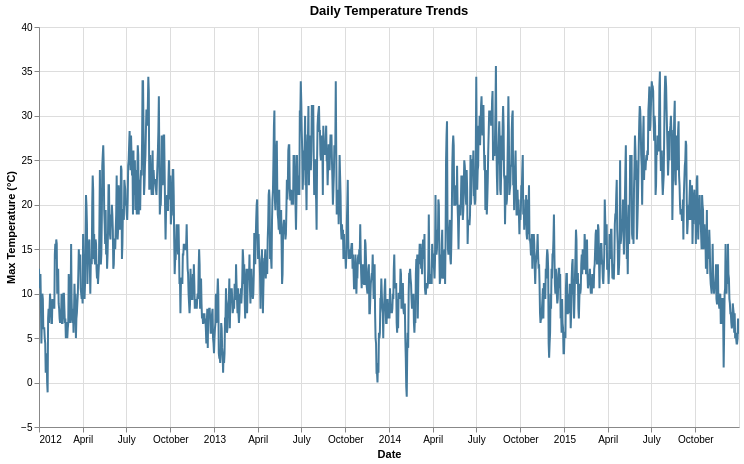

Here is the notebook cell this chart was saved with:
### Markdown cell above
## 4. Altair

### Code cell
chart = alt.Chart(df_weather).mark_line(color='#457b9d').encode(
    x=alt.X('date:T', title='Date'), # :T tells Altair this is Temporal (time)
    y=alt.Y('temp_max:Q', title='Max Temperature (°C)'), # :Q is Quantitative
    tooltip=['date', 'temp_max', 'precipitation'] # Magic tooltips!
).properties(
    title='Daily Temperature Trends',
    width=700,
    height=400
).interactive() # Enables zooming and panning

chart.show()

### Figure 1 — Vega-Lite specification as saved in the notebook (floating-point values rounded to 4 significant figures; data arrays with more than 128 entries replaced by an {"elided": "..."} marker saying what was removed)
{"config": {"view": {"continuousWidth": 300, "continuousHeight": 300}}, "data": {"name": "data-51df81b5449b899871074c073a251c33"}, "mark": {"type": "line", "color": "#457b9d"}, "encoding": {"tooltip": [{"field": "date", "type": "temporal"}, {"field": "temp_max", "type": "quantitative"}, {"field": "precipitation", "type": "quantitative"}], "x": {"field": "date", "title": "Date", "type": "temporal"}, "y": {"field": "temp_max", "title": "Max Temperature (°C)", "type": "quantitative"}}, "height": 400, "params": [{"name": "param_1", "select": {"type": "interval", "encodings": ["x", "y"]}, "bind": "scales"}], "title": "Daily Temperature Trends", "width": 700, "$schema": "https://vega.github.io/schema/vega-lite/v5.17.0.json", "datasets": {"data-51df81b5449b899871074c073a251c33": {"elided": "1461 records"}}}
